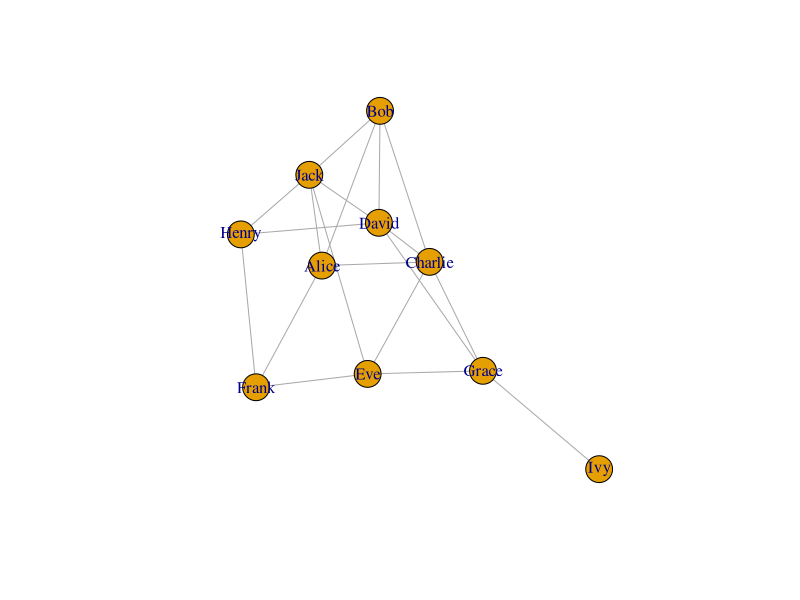

Write the R code that produced this figure.
## ---- chunk 1
# Install packages
install.packages("igraph")
install.packages("tidyverse")
install.packages("renv")
install.packages("visNetwork")
install.packages("htmlwidgets")
## ---- chunk 2
library(igraph)
library(tidyverse)
## ---- chunk 3
# Start from a random network
df <- tibble(
  Person1 = c("Alice", "Alice", "Alice", "Bob", "Bob", "Charlie", "Charlie", "Charlie", "David", "David", "Eve", "Eve", "Frank", "Grace", "Jack", "Jack", "Jack", "Jack", "Jack"),
  Person2 = c("Bob", "Charlie", "Frank", "Charlie", "David", "David", "Eve", "Grace", "Grace", "Henry", "Frank", "Grace", "Henry", "Ivy", "Alice", "Bob", "David", "Eve", "Henry")
)


# Convert to igraph
g <- graph.data.frame(d = df, directed = FALSE)
## ---- chunk 4
# Plot graph
plot(g)#, layout = layout_with_fr(g), vertex.size = 20)
## ---- chunk 5
# Calculate measures
diameter(g)
assortativity.degree(g)
edge_density(g)
transitivity(g, type = "average", isolates="zero")
transitivity(g)

